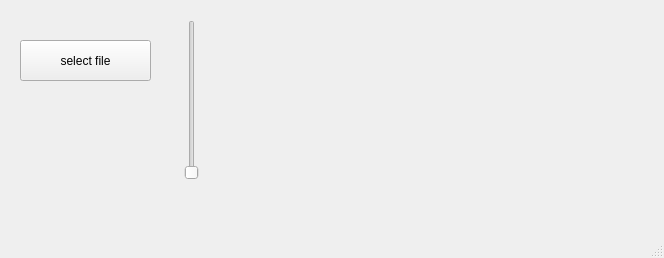
<?xml version="1.0" encoding="UTF-8"?>
<ui version="4.0">
 <class>MainWindow</class>
 <widget class="QMainWindow" name="MainWindow">
  <property name="geometry">
   <rect>
    <x>0</x>
    <y>0</y>
    <width>664</width>
    <height>258</height>
   </rect>
  </property>
  <property name="windowTitle">
   <string>am modulator</string>
  </property>
  <widget class="QWidget" name="centralwidget">
   <widget class="QwtPlot" name="inputSpectrum">
    <property name="geometry">
     <rect>
      <x>240</x>
      <y>20</y>
      <width>400</width>
      <height>200</height>
     </rect>
    </property>
   </widget>
   <widget class="QSlider" name="scopeAmplifier">
    <property name="geometry">
     <rect>
      <x>180</x>
      <y>20</y>
      <width>24</width>
      <height>160</height>
     </rect>
    </property>
    <property name="orientation">
     <enum>Qt::Vertical</enum>
    </property>
   </widget>
   <widget class="QPushButton" name="startButton">
    <property name="geometry">
     <rect>
      <x>20</x>
      <y>40</y>
      <width>131</width>
      <height>41</height>
     </rect>
    </property>
    <property name="text">
     <string>select file</string>
    </property>
   </widget>
  </widget>
  <widget class="QStatusBar" name="statusbar"/>
 </widget>
 <customwidgets>
  <customwidget>
   <class>QwtPlot</class>
   <extends>QFrame</extends>
   <header>qwt_plot.h</header>
  </customwidget>
 </customwidgets>
 <resources/>
 <connections/>
</ui>
